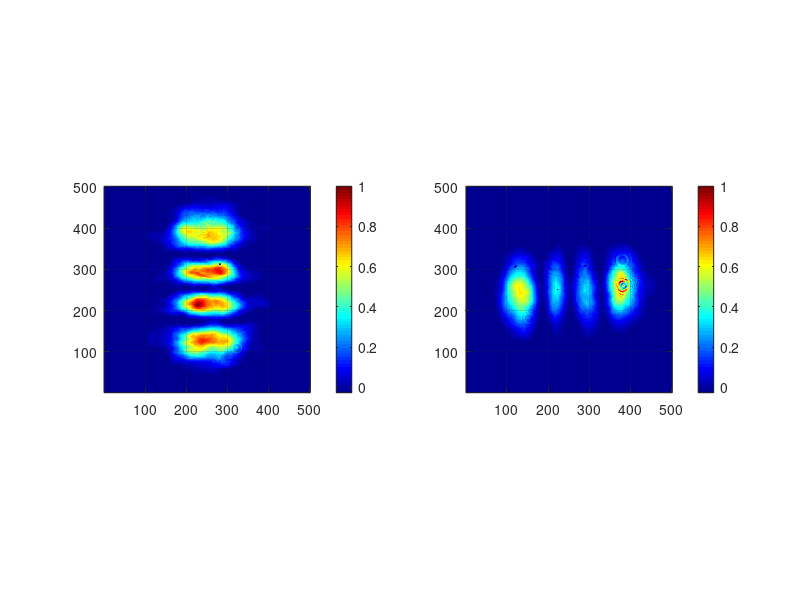
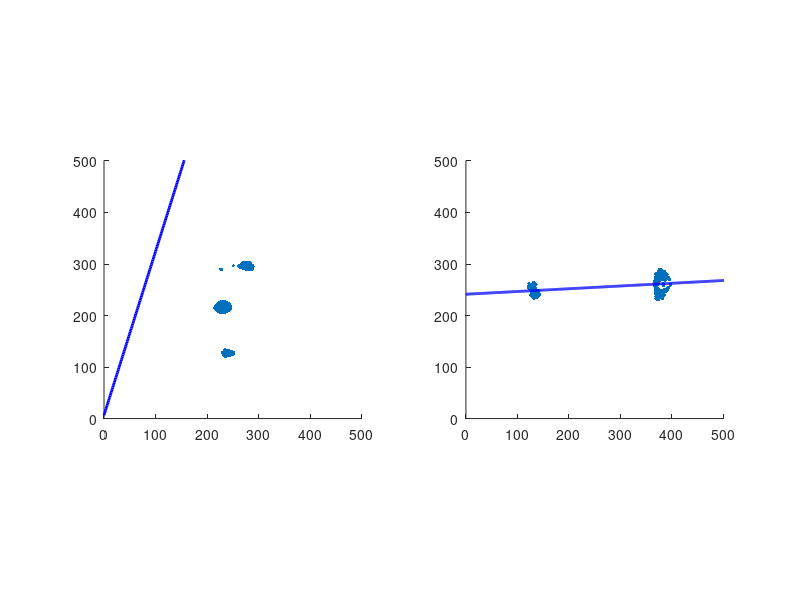
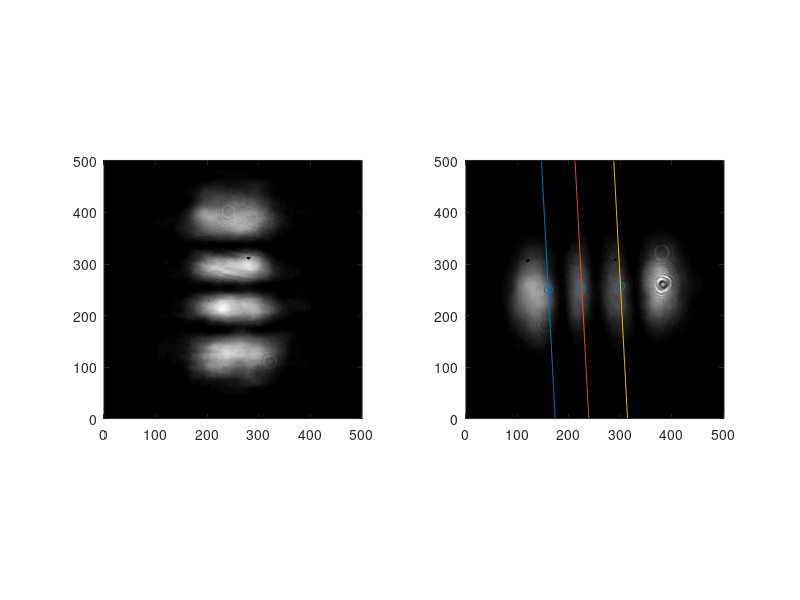

The MATLAB script that drew these images, in order: (Note: this script raises an error after producing the figures.)
clear all
close all
clc
n1=4;
n2=3;
%%%傾き補正
til1=1.75;
til2=1;
%%%切片補正
itc1=230;
itc2=0;
pointx_0=205; %左端のローブ
pointx_n=405;
pointy_0=135; %左端のローブ
pointy_n=505;



%% import data and binarize
img1=importdata('6/0.csv');
img2=importdata('6/90.csv');
img1=img1./max(max(img1));
img2=img2./max(max(img2));
img_size1=size(img1);
img_size2=size(img2);
img_bin1=img1>0.8; %binarize
img_bin2=img2>0.6;

figure(1)
subplot(1,2,1);imagesc(img1);axis image;colormap jet; grid on;colorbar;axis xy
subplot(1,2,2);imagesc(img2);axis image;colormap jet; grid on;colorbar;axis xy

hold on

%% Linear fitting
figure(2)
[row1, col1] = find(img_bin1);
[row2, col2] = find(img_bin2);


% Calculation of fitting function
degree = 1; % fitting order
func_parameter1 = polyfit(col1, row1, degree);
func_parameter1(1)=func_parameter1(1).*til1;
func_parameter1(2)=func_parameter1(2)+itc1;
slope1=func_parameter1(1);
intercept1=func_parameter1(2);

func_parameter2 = polyfit(col2, row2, degree);
func_parameter2(1)=func_parameter2(1).*til2;
func_parameter2(2)=func_parameter2(2)+itc2;
slope2=func_parameter2(1);
intercept2=func_parameter2(2);

% 近似直線のx座標を生成
xFit1 = 0:img_size1(1);
xFit2 = 0:img_size2(1);
% 近似直線のy座標を計算
yFit1 = polyval(func_parameter1, xFit1);
yFit2 = polyval(func_parameter2, xFit2);

subplot(1,2,1);scatter(col1,row1,'.');
hold on
plot(xFit1, yFit1, 'b-', 'LineWidth', 2);
axis image;xlim([0 img_size1(1)]);ylim([0 img_size1(1)]);

subplot(1,2,2);scatter(col2,row2,'.');
hold on
plot(xFit2, yFit2, 'b-', 'LineWidth', 2);
axis image;xlim([0 img_size1(1)]);ylim([0 img_size1(1)]);




%% Generation of phase boundary
figure(3)
% Intensity location
for i=1:n1+1
    I=i-1;
    interval1=(pointx_n-pointx_0)/n1;
    point_x1(i)=pointx_0+I*interval1;
    point_y1(i)=point_x1(i)*slope1+intercept1;
end
for i=1:n2+1
    I=i-1;
    interval2=(pointy_n-pointy_0)/n2;
    point_x2(i)=pointy_0+I*interval2;
    point_y2(i)=point_x2(i)*slope2+intercept2;
end

% Midpoint of intensity interval
%%%%%%%%%%%%%%%%%%%%%%%%%%%%%%%%
boundary_x1(1)=190; boundary_y1(1)=boundary_x1(1)*slope1+intercept1;
boundary_x2(1)=160; boundary_y2(1)=boundary_x2(1)*slope2+intercept2;

boundary_x1(2)=212.5; boundary_y1(2)=boundary_x1(2)*slope1+intercept1;
boundary_x2(2)=225; boundary_y2(2)=boundary_x2(2)*slope2+intercept2;
% 
boundary_x1(3)=232.5; boundary_y1(3)=boundary_x1(3)*slope1+intercept1;
boundary_x2(3)=300; boundary_y2(3)=boundary_x2(3)*slope2+intercept2;
% 
boundary_x1(4)=262.5; boundary_y1(4)=boundary_x1(4)*slope1+intercept1+15;
% boundary_x2(4)=337.5; boundary_y2(4)=boundary_x2(4)*slope2+intercept2;
%%%%%%%%%%%%%%%%%%%%%%%%%%%%%%%%%%%%%%%%%%%%%%%%%%%%%%%%%%%%%%%%%%%%
% for i=1:n1
%     boundary_x1(i)=(point_x1(i)+point_x1(i+1))/2;
%     boundary_y1(i)=(point_y1(i)+point_y1(i+1))/2;
% end
% for i=1:n2
%     boundary_x2(i)=(point_x2(i)+point_x2(i+1))/2;
%     boundary_y2(i)=(point_y2(i)+point_y2(i+1))/2;
% end

% Phase boundary
slope_inv1=-1/slope1;
slope_inv2=-1/slope2;

subplot(1,2,1);imagesc(img1);axis image;colormap gray; axis xy;
xlim([0 img_size1(1)]);ylim([0 img_size1(1)]);
hold on
scatter(boundary_x1,boundary_y1);
for i=1:n1
    bound1=slope_inv1.*xFit1-slope_inv1.*boundary_x1(i)+boundary_y1(i);
    plot(xFit1,bound1)
end
axis xy;axis image;xlim([0 img_size1(1)]);ylim([0 img_size1(1)]);

subplot(1,2,2);imagesc(img2);axis image;colormap gray; axis xy;
xlim([0 img_size1(1)]);ylim([0 img_size1(1)]);
hold on
scatter(boundary_x2,boundary_y2);
for i=1:n2
    bound2=slope_inv2.*xFit1-slope_inv2.*boundary_x2(i)+boundary_y2(i);
    plot(xFit2,bound2)
end
axis xy;axis image;
xlim([0 img_size1(1)]);ylim([0 img_size1(1)]);

%% phase plot
phase1=ones(img_size1(1)).*exp(1j.*2.*pi);
phase2=ones(img_size2(1)).*exp(1j.*2.*pi);
for i=1:n1+1
    if i==1
        for x=1:img_size1(1)
            for y=1:img_size1(1)
                if y>slope_inv1*x-slope_inv1*boundary_x1(1)+boundary_y1(1)
                    phase1(y,x)=phase1(y,x).*exp(1j*pi);
                end
            end
        end

    elseif i<n1+1
        if 1<i
            if rem(i,2)==1
                for x=1:img_size1(1)
                    for y=1:img_size1(1)
                        if slope_inv1*x-slope_inv1*boundary_x1(i)+boundary_y1(i)<y
                            if y<slope_inv1*x-slope_inv1*boundary_x1(i-1)+boundary_y1(i-1)
                                phase1(y,x)=phase1(y,x).*exp(1j*pi);
                            end
                        end
                    end
                end
            end
        end

    else
        if rem(i,2)==1
            for x=1:img_size1(1)
                for y=1:img_size1(1)
                    if slope_inv1*x-slope_inv1*boundary_x1(n1)+boundary_y1(n1)>y
                        phase1(y,x)=phase1(y,x).*exp(1j*pi);
                    end
                end
            end
        end
     end
end


for i=1:n2+1
    if i==1
        for x=1:img_size2(1)
            for y=1:img_size2(1)
                if y<slope_inv2*x-slope_inv2*boundary_x2(1)+boundary_y2(1)
                    phase2(y,x)=phase2(y,x).*exp(1j*pi);
                end
            end
        end

    elseif i<n2+1
        if 1<i
            if rem(i,2)==1
                for x=1:img_size2(1)
                    for y=1:img_size2(1)
                        if slope_inv2*x-slope_inv2*boundary_x2(i)+boundary_y2(i)>y
                            if y>slope_inv2*x-slope_inv2*boundary_x2(i-1)+boundary_y2(i-1)
                                phase2(y,x)=phase2(y,x).*exp(1j*pi);
                            end
                        end
                    end
                end
            end
        end

    else
        if rem(i,2)==1
            for x=1:img_size2(1)
                for y=1:img_size2(1)
                    if slope_inv2*x-slope_inv2*boundary_x2(n2)+boundary_y2(n2)<y
                        phase2(y,x)=phase2(y,x).*exp(1j*pi);
                    end
                end
            end
        end
     end
end

p=3;m=3;ec=2;lam=1;N=img_size2(1)+1;
[IGB,Xin,Yin]=Ince_Gaussian(15e-3,N,0,p,m,ec,4.5e-3,(2*pi/lam),0);
imagesc(abs(IGB));axis image;
IGB=rot90(IGB,-1);
aa=angle(IGB.*exp(1j*pi/2));%.*exp(-1j*17.*pi/180);
% figure(4)
% imagesc(aa);axis xy;
d=25;
for i=1:N
    for j=1:N-d
        aa(N+1-j,i)=aa(N+1-j-d,i);
    end
    aa(1:d,i)=aa(d+1,i);
end
aa(1,:)=[];
aa(:,1)=[];
% figure(5)
% imagesc(aa);axis xy;
% 回転する角度を指定 (例: 45度)
rotationAngle = 17;

% 画像のサイズを取得
[rows, cols, ~] = size(aa);

% 回転行列の作成
theta = deg2rad(rotationAngle);
rotationMatrix = [cos(theta), -sin(theta); sin(theta), cos(theta)];

% 中心座標の計算
center = [(cols+1)/2, (rows+1)/2];

% 回転行列を用いて画像を回転
rotatedImage = zeros(size(aa));
for i = 1:rows
    for j = 1:cols
        % 回転前の座標を計算
        originalCoord = rotationMatrix * ([j; i] - center') + center';
        
        % 回転前の座標が画像の範囲内か確認してから値を代入
        if all(originalCoord > 0) && all(originalCoord <= [cols; rows])
            % バイリニア補間を行う場合は、適切な補間関数を実装してください
            
            rotatedImage(i, j, :) = aa(ceil(originalCoord(2)), ceil(originalCoord(1)), :);
        end
    end
end


figure(4)
subplot(1,2,1);imagesc(angle(phase1));axis image;axis xy;colormap jet; colorbar;
subplot(1,2,2);imagesc(rotatedImage);axis image;axis xy;colormap jet; colorbar;
axis xy

%% stokes parameter s3
figure(5)
%phase1=phase1.*exp(-1j*pi/2);
%imagesc(angle(phase1));colorbar; axis xy
phase_dif=(rotatedImage)-angle(phase1);
%phase_dif=g_filter(phase_dif,51,10);

pol45q=sin(phase_dif)+1;
pol135q=-sin(phase_dif)+1;



pol45q=pol45q./max(max(pol45q));
pol135q=pol135q./max(max(pol135q));

% subplot(1,2,1);imagesc(pol45q);colorbar;
% subplot(1,2,2);imagesc(pol135q);colorbar;
I00=img1;
I90=img2;
I45=importdata('6/45.csv');
I135=importdata('6/135.csv');

I00 = I00./max(max(I00));
I90 = I90./max(max(I90));
I45 = I45./max(max(I45));
I135 = I135./max(max(I135));

s0=(I00+I90);
s1=(I00-I90);%./(I00+I90);
s2=(I45-I135);%./(I135+I45);
s3=sqrt(abs(s0.^2-s1.^2-s2.^2));

s0_n=s0./max(max(s0));
s1_n=s1./max(max(s0));
s2_n=s2./(max(max(s0)));
s3_n=s3./max(max(s0));

right_cir=sin(phase_dif)>0;
left_cir=sin(phase_dif)<0;
s3_sign=right_cir-left_cir;

s3_sign=g_filter(s3_sign,51,10);
s3_n=s3_n.*s3_sign;
%s3_n=g_filter(s3_n,31,2);
imagesc(s3_n); axis image;axis off; colormap jet;
colorbar();clim([-1 1]);

function y=g_filter(img,Size,sigma)
    % ガウシアンフィルタのサイズと標準偏差を指定
    filterSize = Size; % フィルタサイズを調整してください
    sig = sigma;    % ガウシアン分布の標準偏差を調整してください
    
    % ガウシアンカーネルの作成
    [X, Y] = meshgrid(-floor(filterSize/2):floor(filterSize/2), -floor(filterSize/2):floor(filterSize/2));
    gaussianKernel = exp(-(X.^2 + Y.^2) / (2 * sig^2));
    gaussianKernel = gaussianKernel / sum(gaussianKernel(:));
    
    % 画像サイズの取得
    [rows, cols] = size(img);
    
    % 処理結果を格納するための配列
    filteredImage = zeros(size(img));
    
    % ガウシアンフィルタの適用
    for i = floor(filterSize/2)+1:rows-floor(filterSize/2)
        for j = floor(filterSize/2)+1:cols-floor(filterSize/2)
            % フィルターサイズの範囲内の画素値を取得
            neighborhood = img((i-floor(filterSize/2)):(i+floor(filterSize/2)), ...
                                    j-floor(filterSize/2):j+floor(filterSize/2));
            
            % ガウシアンカーネルと画素値の畳み込み
            filteredImage(i,j) = sum(neighborhood(:) .* gaussianKernel(:));
        end
    end
    y=filteredImage;
end